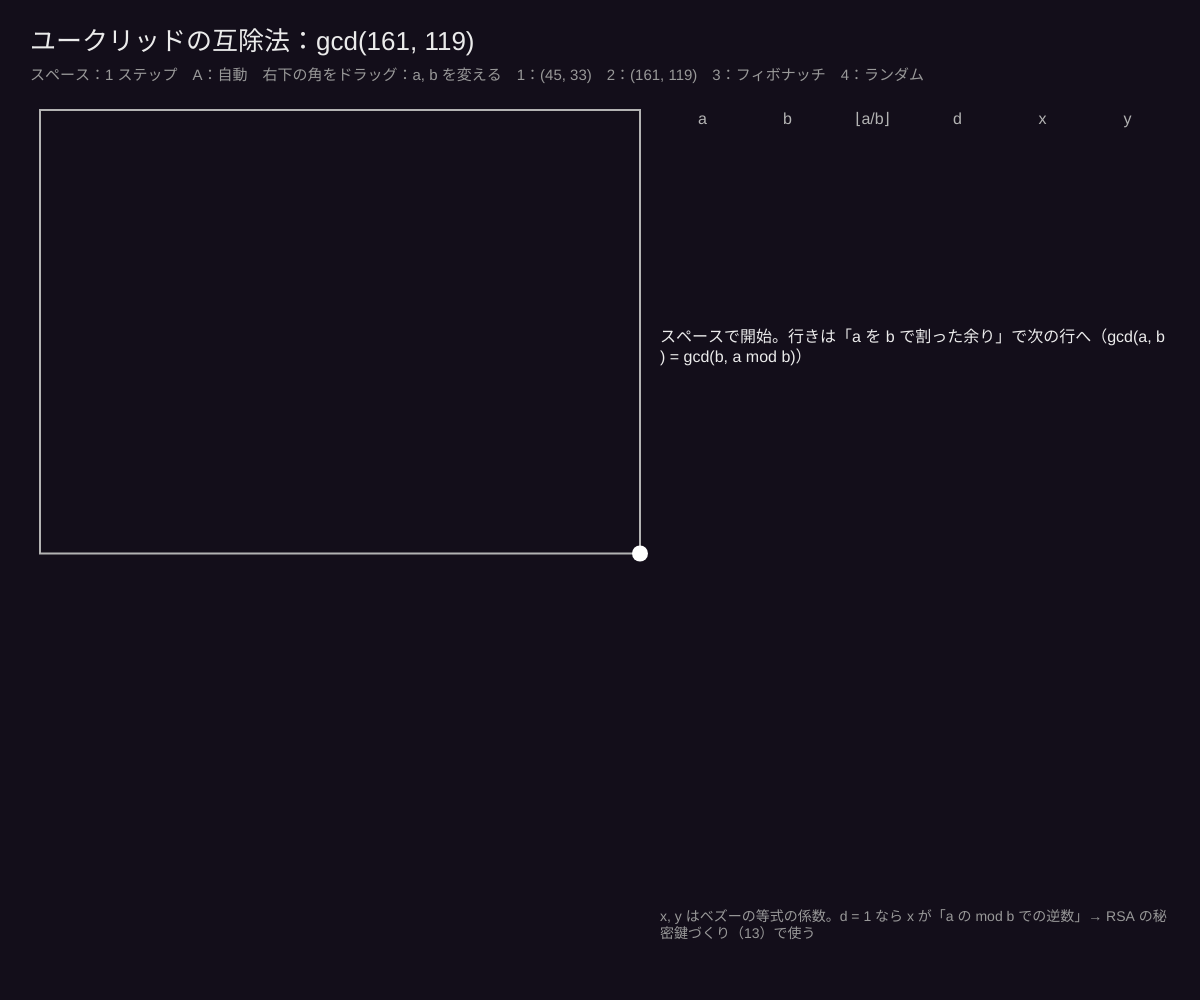
Frame 1 (no input)
Frame 60 (no input): identical to frame 1, image omitted
Frame 120 (the mouse pressed at the canvas centre since frame 60): identical to frame 1, image omitted

The p5.js sketch that drew this single still picture (run headless with seeded random() and noise() and a simulated clock; from frame 60 on, the mouse is pressed at the canvas centre):

// p5.js sketch
// ── sketch.js
// ============================================
// 10 ユークリッドの互除法：長方形を正方形で切り取る
// a × b の長方形から、いちばん大きい正方形を切り取り続けると、最後の正方形の 1 辺が最大公約数 gcd(a, b)
// 拡張版は帰り道で ax + by = d となる整数 x, y も求める（拡張ユークリッドの互除法）
// スペース：1 ステップ / A：自動 / ドラッグ：長方形の右下の角で a, b を変える
// 1：gcd(45, 33)  2：gcd(161, 119)  3：フィボナッチ（最悪の場合）  4：ランダム
// ============================================

let speed = 40; // ★ 自動再生の間隔

let a = 161, b = 119, rows = [], s = 0, auto = false, timer = 0, dragging = false;

function setup() { createCanvas(windowWidth, windowHeight); textWrap(CHAR); colorMode(HSB, 360, 100, 100, 100); prepare(); }

function prepare() {
  rows = [];
  let x = a, y = b;
  while (y > 0) { rows.push({ a: x, b: y, q: floor(x / y) }); [x, y] = [y, x % y]; }
  rows.push({ a: x, b: 0, q: null, d: x, x: 1, y: 0 });
  for (let i = rows.length - 2; i >= 0; i--) { let nx = rows[i + 1]; rows[i].d = nx.d; rows[i].x = nx.y; rows[i].y = nx.x - rows[i].q * nx.y; }
  s = 0;
}
function total() { return 2 * rows.length - 1; }

function draw() {
  background(265, 45, 10);
  if (auto && ++timer % speed === 0) s = s >= total() ? 0 : s + 1;
  fill(0, 0, 92); noStroke(); textSize(26); textAlign(LEFT, BASELINE);
  text(`ユークリッドの互除法：gcd(${a}, ${b})`, 30, 50);
  textSize(15); fill(0, 0, 60);
  text('スペース：1 ステップ　A：自動' + (auto ? '（中）' : '') + '　右下の角をドラッグ：a, b を変える　1：(45, 33)　2：(161, 119)　3：フィボナッチ　4：ランダム', 30, 80);

  // 長方形を正方形で切り取る
  let areaW = width * 0.5, areaH = height - 170, sc = min(areaW / a, areaH / b), ox = 40, oy = 110;
  noFill(); stroke(0, 0, 70); strokeWeight(2); rect(ox, oy, a * sc, b * sc);
  let x = 0, y = 0, w = a, h = b, horizontal = true, shown = min(s, rows.length - 1);
  for (let i = 0; i < shown; i++) {
    let r = rows[i], side = r.b;
    for (let k = 0; k < r.q; k++) {
      fill((i * 47) % 360, 60, 85, 80); stroke(265, 45, 10); strokeWeight(1.5);
      if (horizontal) rect(ox + (x + k * side) * sc, oy + y * sc, side * sc, side * sc); else rect(ox + x * sc, oy + (y + k * side) * sc, side * sc, side * sc);
    }
    if (side * sc > 26) { fill(0, 0, 10); noStroke(); textAlign(CENTER, CENTER); textSize(min(22, side * sc * 0.3)); horizontal ? text(side, ox + (x + side / 2) * sc, oy + (y + side / 2) * sc) : text(side, ox + (x + side / 2) * sc, oy + (y + side / 2) * sc); }
    if (horizontal) { x += r.q * side; w -= r.q * side; } else { y += r.q * side; h -= r.q * side; }
    horizontal = !horizontal;
  }
  if (s >= rows.length - 1) { noFill(); stroke(45, 90, 100); strokeWeight(4); let g = rows[rows.length - 1].d; rect(ox + (!horizontal ? x - g : x) * sc, oy + (!horizontal ? y : y - g) * sc, g * sc, g * sc); }
  noStroke(); fill(0, 0, 100); circle(ox + a * sc, oy + b * sc, 16);

  // 表
  let px = width * 0.55, py = 120, cw = (width - px - 30) / 6, rh = min(34, (height - 330) / rows.length);
  let heads = ['a', 'b', '⌊a/b⌋', 'd', 'x', 'y'];
  textSize(16); textAlign(CENTER, CENTER);
  for (let j = 0; j < 6; j++) { fill(0, 0, 70); text(heads[j], px + j * cw + cw / 2, py); }
  for (let i = 0; i < rows.length; i++) {
    let r = rows[i], yy = py + 26 + i * rh, down = i < s, up = s >= rows.length - 1 && i >= total() - s;
    if (!down && !up) continue;
    fill(down && !up && i === s - 1 ? color(45, 70, 40) : up && i === total() - s ? color(160, 60, 35) : color(265, 30, 18)); rect(px, yy - rh / 2 + 2, cw * 6, rh - 4, 6);
    fill(0, 0, 92);
    text(r.a, px + cw / 2, yy); text(r.b, px + cw * 1.5, yy); text(r.q === null ? '—' : r.q, px + cw * 2.5, yy);
    if (up) { fill(45, 80, 100); text(r.d, px + cw * 3.5, yy); fill(160, 60, 95); text(r.x, px + cw * 4.5, yy); text(r.y, px + cw * 5.5, yy); }
  }
  let r0 = rows[0], my = py + 40 + rows.length * rh;
  textAlign(LEFT, TOP); textSize(16); fill(0, 0, 92);
  let msg;
  if (s === 0) msg = 'スペースで開始。行きは「a を b で割った余り」で次の行へ（gcd(a, b) = gcd(b, a mod b)）';
  else if (s < rows.length) msg = s === rows.length - 1 ? `b = 0 になった → gcd = ${rows[rows.length - 1].d}。帰り道は d = a·1 + 0·0 から始める` : `${rows[s - 1].a} = ${rows[s - 1].q} × ${rows[s - 1].b} + ${rows[s - 1].a % rows[s - 1].b}　→ 正方形 ${rows[s - 1].q} 枚を切り取る`;
  else msg = `帰り道：x ← 下の行の y、y ← 下の行の x − ⌊a/b⌋·下の行の y`;
  text(msg, px, my, width - px - 30);
  if (s >= total()) { fill(45, 80, 100); textSize(20); text(`${r0.a}·(${r0.x}) + ${r0.b}·(${r0.y}) = ${r0.d}`, px, my + 56); }
  fill(0, 0, 60); textSize(14);
  text(`ステップ数 ${rows.length - 1}。最悪はフィボナッチ数の組（ラメの定理）：ステップは O(log b)。\nx, y はベズーの等式の係数。d = 1 なら x が「a の mod b での逆数」→ RSA の秘密鍵づくり（13）で使う`, px, height - 90, width - px - 30);
}

function mousePressed() { let sc = min((width * 0.5) / a, (height - 170) / b); if (dist(mouseX, mouseY, 40 + a * sc, 110 + b * sc) < 20) dragging = true; }
function mouseDragged() {
  if (!dragging) return;
  let sc = min((width * 0.5) / a, (height - 170) / b);
  a = constrain(round((mouseX - 40) / sc), 2, 400); b = constrain(round((mouseY - 110) / sc), 1, 400); prepare(); s = total();
}
function mouseReleased() { dragging = false; }
function keyPressed() {
  if (key === ' ') s = s >= total() ? 0 : s + 1;
  if (key === 'a' || key === 'A') auto = !auto;
  if (key === '1') { a = 45; b = 33; prepare(); }
  if (key === '2') { a = 161; b = 119; prepare(); }
  if (key === '3') { a = 89; b = 55; prepare(); }
  if (key === '4') { a = floor(random(20, 300)); b = floor(random(10, a)); prepare(); }
}
function windowResized() { resizeCanvas(windowWidth, windowHeight); }

// ---------- やってみよう ----------
// 1. 3 のフィボナッチ（89, 55）は毎回正方形が 1 枚だけ → いちばんステップが多い
// 2. a と b が互いに素（gcd = 1）だと、最後の正方形は 1 × 1
// 3. 帰り道の計算を手でやって、表の x, y と比べる
